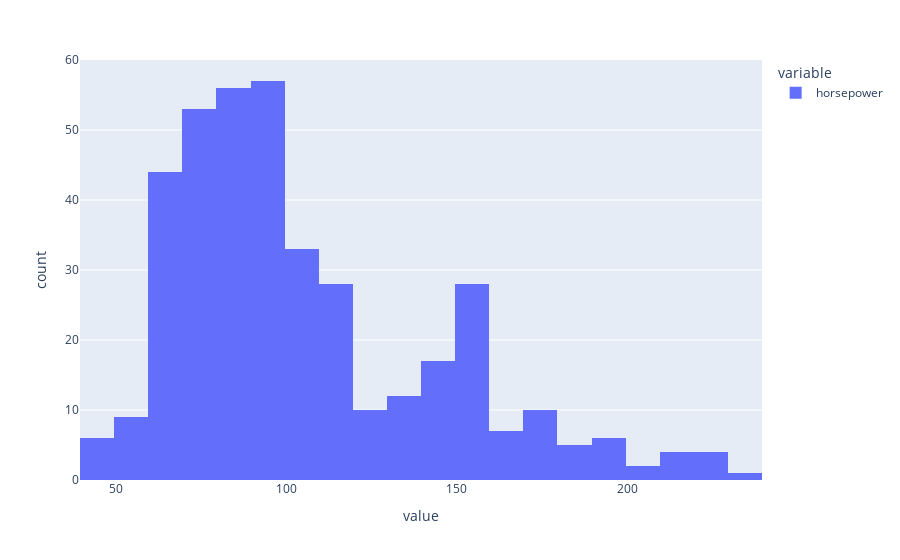

Source (notebook cell):
### Markdown cell above
Next plot the histogram of `horsepower`.

### Code cell
px.histogram(dataframe['horsepower'])

#<xml xmlns="https://developers.google.com/blockly/xml"><variables><variable id="zZmWV$gHDceKnNTL0qJD">px</variable><variable id="/z]X|sEpLfH7ip{3^4{[">dataframe</variable></variables><block type="varDoMethod" id=";3XBa2S8*(1iI?altE[v" x="-115" y="207"><mutation items="1"></mutation><field name="VAR" id="zZmWV$gHDceKnNTL0qJD">px</field><field name="MEMBER">histogram</field><data>px:histogram</data><value name="ADD0"><block type="indexer" id="ZQGGecy}9v^qC^zH#438"><field name="VAR" id="/z]X|sEpLfH7ip{3^4{[">dataframe</field><value name="INDEX"><block type="text" id=":5!?d_2r8:.l]OVh|M|M"><field name="TEXT">horsepower</field></block></value></block></value></block></xml>

### Figure 1 — Plotly figure (JSON) as saved in the notebook; plotly's stock layout.template omitted (floating-point values rounded to 4 significant figures; data arrays with more than 128 entries replaced by an {"elided": "..."} marker saying what was removed)
{"data": [{"bingroup": "x", "hovertemplate": "variable=horsepower<br>value=%{x}<br>count=%{y}<extra></extra>", "legendgroup": "horsepower", "marker": {"color": "#636efa", "pattern": {"shape": ""}}, "name": "horsepower", "orientation": "v", "showlegend": true, "type": "histogram", "x": {"elided": "398 float values"}, "xaxis": "x", "yaxis": "y"}], "layout": {"barmode": "relative", "legend": {"title": {"text": "variable"}, "tracegroupgap": 0}, "margin": {"t": 60}, "xaxis": {"anchor": "y", "domain": [0, 1], "title": {"text": "value"}}, "yaxis": {"anchor": "x", "domain": [0, 1], "title": {"text": "count"}}}}
